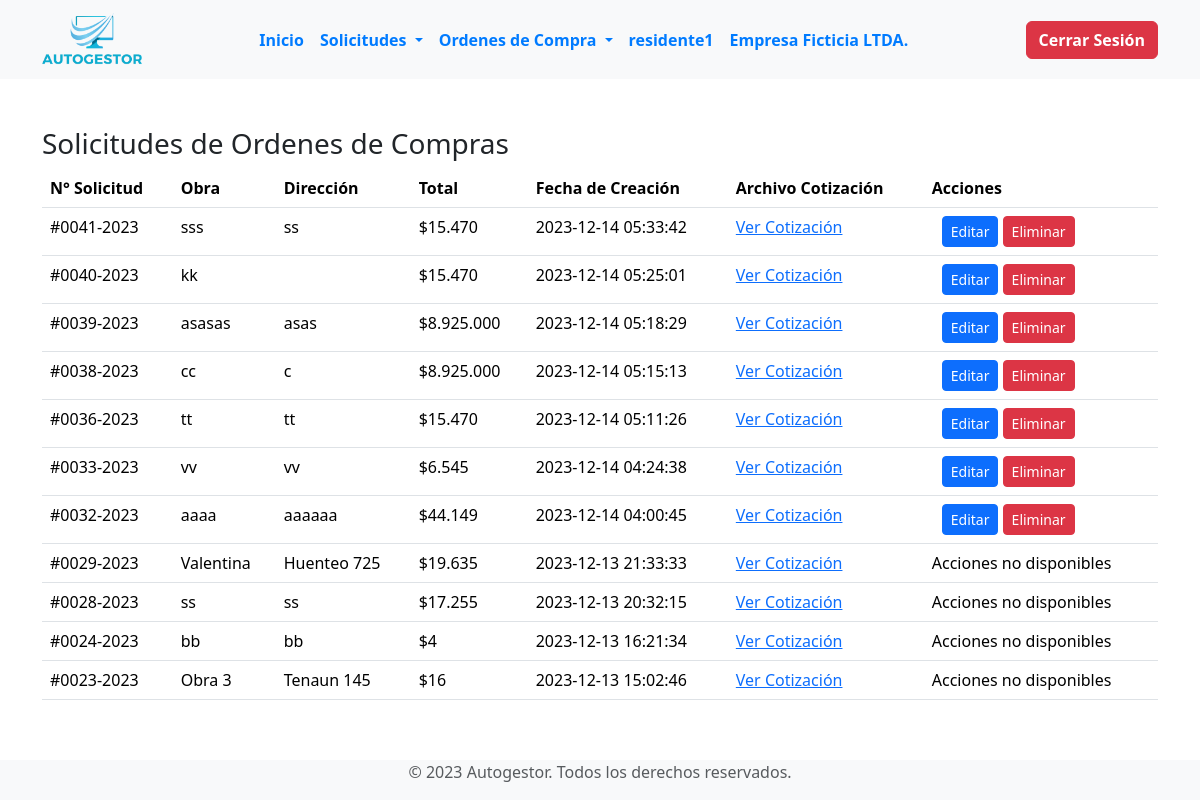
The page /secciones/empresas/residente/interfaz_usuario_residente/estado_solicitudes.php (signed in) on the database its author committed.
### tables this page shows
CREATE TABLE `empresas` (
  `id` int(11) NOT NULL,
  `nombre_usuario` varchar(50) NOT NULL,
  `password` varchar(255) NOT NULL,
  `nombre_empresa` varchar(100) NOT NULL,
  `rut_empresa` varchar(20) NOT NULL,
  `giro_comercial` varchar(100) NOT NULL,
  `correo_empresa` varchar(100) NOT NULL,
  `numero_contacto` varchar(15) NOT NULL,
  `fecha_registro` timestamp NOT NULL DEFAULT current_timestamp()
);

CREATE TABLE `solicitudes_orden_compra` (
  `id_solicitud` int(11) NOT NULL,
  `id_residente` int(11) DEFAULT NULL,
  `id_empresa` int(11) DEFAULT NULL,
  `fecha_creacion` timestamp NOT NULL DEFAULT current_timestamp(),
  `obra` varchar(255) DEFAULT NULL,
  `direccion` varchar(255) DEFAULT NULL,
  `solicitado_por` varchar(255) DEFAULT NULL,
  `total_neto` int(11) DEFAULT NULL,
  `iva` int(11) DEFAULT NULL,
  `total` int(11) DEFAULT NULL,
  `metodo_pago` varchar(50) DEFAULT NULL,
  `nombre_pago` varchar(255) DEFAULT NULL,
  `rut_pago` varchar(20) DEFAULT NULL,
  `correo_pago` varchar(100) DEFAULT NULL,
  `banco` varchar(100) DEFAULT NULL,
  `numero_cuenta` varchar(50) DEFAULT NULL,
  `archivo_cotizacion` varchar(255) DEFAULT NULL,
  `estado` varchar(50) DEFAULT 'En espera',
  `fecha_pago` varchar(50) DEFAULT NULL
);

### secciones/empresas/residente/interfaz_usuario_residente/estado_solicitudes.php (the view, shortened to what this page needs)
<?php
include("../../../../bd.php");
include("./templates_residente/header_residente.php");
$id_residente = $_SESSION['id_residente'] ?? null;
if ($id_residente) {
    $stmt = $conexion->prepare("SELECT * FROM solicitudes_orden_compra WHERE id_residente = :id_residente ORDER BY fecha_creacion DESC");
    $stmt->bindParam(':id_residente', $id_residente, PDO::PARAM_INT);
    $stmt->execute();
    $solicitudes = $stmt->fetchAll(PDO::FETCH_ASSOC);
    if ($id_residente) {
        echo "<div class='container mt-5'>";
        echo "<h3>Solicitudes de Ordenes de Compras</h3>";
        echo "<div class='table-responsive'>";
        echo "<table class='table table-hover'>";
        echo "<thead><tr><th>N° Solicitud</th><th>Obra</th><th>Dirección</th><th>Total</th><th>Fecha de Creación</th><th>Archivo Cotización</th><th>Acciones</th></tr></thead>";
        echo "<tbody>";
        foreach ($solicitudes as $solicitud) {
            echo "<tr>";
            $numeroSolicitud = str_pad($solicitud['id_solicitud'], 4, '0', STR_PAD_LEFT);
            $annoActual = date('Y');
            $numeroSolicitudFormateado = "#{$numeroSolicitud}-{$annoActual}";
            echo "<td>" . htmlspecialchars($numeroSolicitudFormateado) . "</td>";
            echo "<td>" . (isset($solicitud['obra']) ? htmlspecialchars($solicitud['obra']) : "") . "</td>";
            echo "<td>" . (isset($solicitud['direccion']) ? htmlspecialchars($solicitud['direccion']) : "") . "</td>";
            if (isset($solicitud['total'])) {
                $totalFormateado = "$" . number_format($solicitud['total'], 0, ',', '.');
                echo "<td>" . htmlspecialchars($totalFormateado) . "</td>";
            } else {
                echo "<td></td>";
            }
            echo "<td>" . (isset($solicitud['fecha_creacion']) ? htmlspecialchars($solicitud['fecha_creacion']) : "") . "</td>";
            if (!empty($solicitud['archivo_cotizacion'])) {
                echo "<td><a href='" . htmlspecialchars($solicitud['archivo_cotizacion']) . "' target='_blank'>Ver Cotización</a></td>";
            } else {
                echo "<td>No disponible</td>";
            }
            if ($solicitud['estado'] == 'En espera') {
                echo "<td><a class='btn btn-primary btn-sm' href='editar_solicitud.php?id_solicitud=" . $solicitud['id_solicitud'] . "'>Editar</a> <a class='btn btn-danger btn-sm' href='?eliminar=1&id_solicitud=" . $solicitud['id_solicitud'] . "' onclick='return confirm(\"¿Estás seguro de querer eliminar esta solicitud?\")'>Eliminar</a></td>";
            } else {
                echo "<td>Acciones no disponibles</td>";
            }
            echo "</tr>";
        }
        echo "</tbody></table></div>";
        echo "</div>";
} else {
    echo "<div class='container mt-5'><p>Error: No se pudo identificar al residente.</p></div>";
}
}
include("./templates_residente/footer_residente.php");
?>

### secciones/empresas/residente/interfaz_usuario_residente/templates_residente/header_residente.php (shortened to what this page needs)
<?php
$url_base = "http://localhost/ProyectoOC/";
$url_base2 = "http://localhost/proyectooc/secciones/empresas/residente/interfaz_usuario_residente/";
$id_residente = $_SESSION['id_residente'];
$nombre_empresa = '';
$sentencia = $conexion->prepare("SELECT e.nombre_empresa FROM residentes_obra ro
                                 JOIN empresas e ON ro.id_empresa = e.id
                                 WHERE ro.id = :id_residente");
$sentencia->bindParam(':id_residente', $id_residente, PDO::PARAM_INT);
$sentencia->execute();
$resultado = $sentencia->fetch(PDO::FETCH_ASSOC);
if ($resultado) {
    $nombre_empresa = $resultado['nombre_empresa'];
}
?>
<!DOCTYPE html>
<html lang="es">
<head>
    <link href="https://cdn.jsdelivr.net/npm/bootstrap@5.3.2/dist/css/bootstrap.min.css" rel="stylesheet">
    <link rel="stylesheet" type="text/css" href="<?php echo $url_base; ?>CSS/styles.css">
</head>
<body class="d-flex flex-column min-vh-100">
    <header>
        <nav class="navbar navbar-expand-md navbar-light bg-light">
                <div class="container">
            <a class="navbar-brand mx-auto mx-md-0" href="<?php echo $url_base2; ?>index_empresa.php">
            <img src="<?php echo $url_base; ?>img/logo.png" alt="Logotipo" style="max-width: 100px; height: auto;">
            </a>
            <div class="collapse navbar-collapse" id="navbarNavDropdown">
                    <ul class="navbar-nav me-auto">
                    <li class="nav-item">
                        <a class="nav-link" href="index_usuario_residente.php"><strong>Inicio</strong></a>
                    </li>
                    <li class="nav-item dropdown">
                        <a class="nav-link dropdown-toggle" href="#" id="navbarDropdown" role="button" data-bs-toggle="dropdown" aria-expanded="false">
                            Solicitudes
                        </a>
                    </li>
                    <li class="nav-item dropdown">
                        <a class="nav-link dropdown-toggle" href="#" id="navbarDropdown" role="button" data-bs-toggle="dropdown" aria-expanded="false">
                            Ordenes de Compra
                        </a>
                    </li>
                    <?php if (isset($_SESSION['nombre_residente'])) : ?>
                    <li class="nav-item">
                        <a class="nav-link" id="info-usuario"><strong><?php echo $_SESSION['nombre_residente']; ?></strong></a>
                    </li>
                    <?php endif; ?>
                    <?php if (isset($_SESSION['id_residente'])) : ?>
                    <li class="nav-item">
                        <a class="nav-link" id="info-empresa"><strong><?php echo $nombre_empresa; ?></strong></a>
                    </li>
                    <?php endif; ?>
                    </ul>
            <div class="text-end">
                <a href="<?php echo $url_base2; ?>cerrar_sesion.php" class="btn btn-danger"><strong>Cerrar Sesión</strong></a>
            </div>
        </div>
    </nav>
</header>

### CSS/styles.css (style rules this page uses)
.navbar-brand img { max-width: 180px; height: auto; }
.navbar-nav { margin-left: auto; }
.navbar-nav a { color: #007BFF; transition: color 0.3s ease; font-weight: bold; }
.btn-outline-primary, .btn-primary { margin-left: 10px; }
.text-end { display: flex; align-items: center; }
html, body { display: flex; flex-direction: column; min-height: 100vh; }

### rows shown on the page
empresas: nombre_empresa "Empresa Ficticia LTDA."
solicitudes_orden_compra: obra "sss", direccion "ss", total "$15.470", fecha_creacion "2023-12-14 05:33:42"
solicitudes_orden_compra: obra "kk", total "$15.470", fecha_creacion "2023-12-14 05:25:01"
solicitudes_orden_compra: obra "asasas", direccion "asas", total "$8.925.000", fecha_creacion "2023-12-14 05:18:29"
solicitudes_orden_compra: obra "cc", direccion "c", total "$8.925.000", fecha_creacion "2023-12-14 05:15:13"
solicitudes_orden_compra: obra "tt", direccion "tt", total "$15.470", fecha_creacion "2023-12-14 05:11:26"
solicitudes_orden_compra: obra "vv", direccion "vv", total "$6.545", fecha_creacion "2023-12-14 04:24:38"
solicitudes_orden_compra: obra "aaaa", direccion "aaaaaa", total "$44.149", fecha_creacion "2023-12-14 04:00:45"
solicitudes_orden_compra: obra "Valentina", direccion "Huenteo 725", total "$19.635", fecha_creacion "2023-12-13 21:33:33", estado "Acciones no disponibles"
solicitudes_orden_compra: obra "ss", direccion "ss", total "$17.255", fecha_creacion "2023-12-13 20:32:15", estado "Acciones no disponibles"
solicitudes_orden_compra: obra "bb", direccion "bb", total "$4", fecha_creacion "2023-12-13 16:21:34", estado "Acciones no disponibles"
solicitudes_orden_compra: obra "Obra 3", direccion "Tenaun 145", total "$16", fecha_creacion "2023-12-13 15:02:46", estado "Acciones no disponibles"

### other values the page prints
$_SESSION['nombre_residente'] "residente1"
